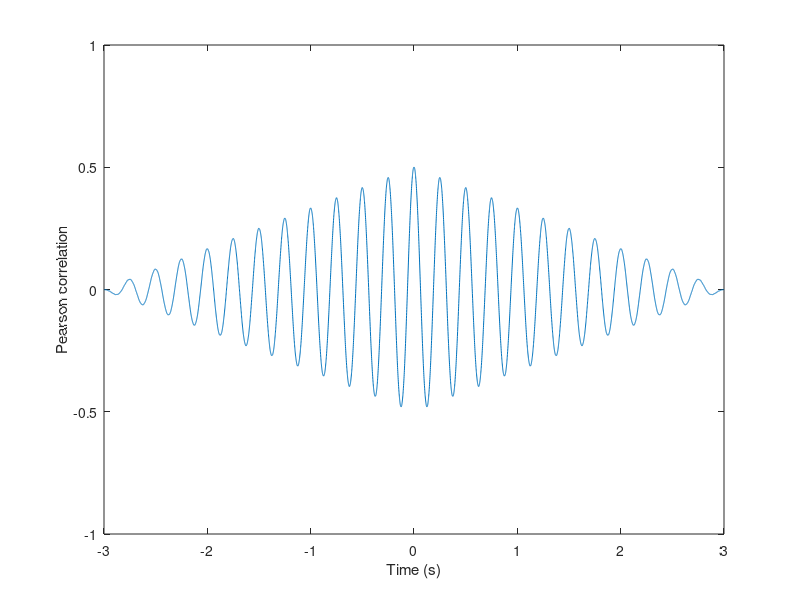

Write the MATLAB code that produced this figure. (Note: this script raises an error after producing the figure.)
%% Lesson 15 = 27/04/2021; Cross and Auto Correlation

% Cross Correlation.
% Can be done with signs of the same size or with
% signs of different size  
clear, clc, clf
X = ones(1,10);
Y = ones(1,3);

% Non-commutative function.
% invert the parameters mirrors the result 
[CCG, lags] = xcorr(X,Y);
% [CCG, lags] = xcorr(Y,X);

% The 3rd argument (optional) of the function says
% the maximum lag to be analyzed  
% [CCG, lags] = xcorr(X,Y,10);

% note that the lag is relative to the time series
% in the second argument of the xcorr() function  

plot(lags,CCG,'ko-')
xlabel('Lag (ms)')
ylabel('CCG')
ylim([0 max(CCG)])

%% Autocorrelograma:

clc, clf
dt = 1/1000;
t = dt:dt:1;

X = ones(1,35);
X = sin(2*pi*5.*t);

% test with 3rd parameter 10 and without it 
% [ACG, lags] = xcorr(X,X,10);
[ACG, lags] = xcorr(X);

% xcorr() accept only one argument 
% [ACG, lags] = xcorr(Y,10);

plot(lags,ACG,'ko-')
xlabel('Lag (ms)')
ylabel('ACG')
ylim([0 max(ACG)])

%% Applications...
% The CCG can be used for:
% 1) check synchrony (when the peak is at zero)
% 2) find causality (when the peak is not at zero)
% 3) check oscillatory relationships 

clear, clc, clf
X = randn(1,3000);
% Y = randn(1,3000);

% Shift positions of elements circularly
Y = circshift(X,124);

h1 = subplot(211);
plot(X)
xlabel('Time (ms)')

h2 = subplot(212);
plot(Y)
xlabel('Time (ms)')

linkaxes([h1 h2],'x')

% remember that the reference signal is the second
% input of the xcorr function  

[CCG, lags] = xcorr(Y,X);

plot(lags,CCG)

xlabel('Lag (ms)')
ylabel('CCG')

% ylim([-3000 3000])


%% another exemple

clear, clc, clf

Stimulus = zeros(1,1000);

Istim = randi(975,[1,20]);

Stimulus(Istim) = 1;

Y = randi(40,[1,1000]);

% Y(Istim+20) = 0*Y(Istim+20);
% Y(Istim+21) = 0*Y(Istim+21);
% Y(Istim+22) = 0*Y(Istim+22);
% Y(Istim+23) = 0*Y(Istim+23);
% Y(Istim+24) = 0*Y(Istim+24);

Y(Istim+20) = 2*Y(Istim+20);
Y(Istim+21) = 2*Y(Istim+21);
Y(Istim+22) = 2*Y(Istim+22);
Y(Istim+23) = 2*Y(Istim+23);
Y(Istim+24) = 2*Y(Istim+24);

h1 = subplot(211);
plot(Y)
xlabel('Time (ms)')

h2 = subplot(212);
plot(Stimulus)
xlabel('Time (ms)')

linkaxes([h1 h2],'x')

%%
[CCG, lags] = xcorr(Y,Stimulus,100);

clf
plot(lags,CCG)
xlabel('Lag (ms)')
ylabel('CCG')

%% Oscilatory Case

clear

RandomSpikes = randi(1000,[1,100]);
SpikeTime(RandomSpikes) = 1;
SpikeTime(20:20:1000) = 1;
subplot(2,1,1)
plot((1:1000)*1/1000,SpikeTime)

[ACG, lags] = xcorr(SpikeTime,200);
ACG(lags==0) = 0;
subplot(2,1,2)
plot(lags,ACG)

xlabel('Lag (ms)')
ylabel('ACG')

%% Oscilatori Cases from two Signals
% i.e., cross-correlation

clear

srate = 1000;
dt = 1/srate;
t = dt:dt:3;

LFP1 = 1*sin(2*pi*4*t)+0*sin(2*pi*30*t)+0*randn(size(t));
LFP2 = 0*sin(2*pi*4*t+pi)+1*sin(2*pi*77*t)+0*randn(size(t));

subplot(211)
plot(t,LFP1)
hold on
plot(t,LFP2)
hold off
% xlim([1 1.5])

subplot(212)
[CCG, lags] = xcorr(LFP2,LFP1);
plot(lags*dt,CCG)

xlabel('Time (s)')
ylabel('CCG')

% ylim([-1500 1500])

%% applications for real cases

clear

load('LFP_HG_HFO.mat')

srate = 1000;
dt = 1/srate;
t = dt*(1:length(lfpHG));


% [ACG lags] = xcorr(lfpHG,1000);
[CCG, lags] = xcorr(lfpHG,lfpHFO,1000);

subplot(211)
plot(t,lfpHG)
xlim([3 5])

subplot(212)
% plot(lags*dt,ACG)
plot(lags*dt,CCG)


%% normalizing the CCG

% if you want the CCG to express the Pearson
% correlation coefficient, just compute the CCG
% between the z-scores of the time series

clear

srate = 1000;
dt = 1/srate;
t = dt:dt:3;

LFP1 = 1*sin(2*pi*4*t)+1*sin(2*pi*30*t)+0*randn(size(t));
LFP2 = 1*sin(2*pi*4*t+0*pi)+1*sin(2*pi*77*t)+0*randn(size(t));

normLFP1 = zscore(LFP1);
normLFP2 = zscore(LFP2);

clf

% [CCG lags] = xcorr(LFP2,LFP1)

[CCG, lags] = xcorr(normLFP2,normLFP1);
CCG_pearson = CCG/(length(LFP1)-1);
plot(lags*dt,CCG_pearson)

xlabel('Time (s)')
ylabel('Pearson correlation')

% [CCG lags] = xcorr(normLFP2/sqrt(length(normLFP2)),...
%     normLFP1/sqrt(length(normLFP1)))
% 
% plot(lags*dt,CCG)
% xlabel('Time (s)')
% ylabel('Pearson correlation')

ylim([-1 1])

%%

[r, p] = corr(LFP1(66:end)',LFP2(1:end-65)');

%% Matlab built in normalization for CCG

[CCGB, lags] = xcorr(LFP2,LFP1,'coeff');

hold on

plot(lags*dt,CCGB)

hold off


%% Relationship between Power and ACG

LFP = sin(2*pi*8*t);

[ACG, lags] = xcorr(LFP);

subplot(211)
plot(lags*dt,ACG)

% the Fourier transform at frequency f is
% equivalent to power 

Power = zeros(1, 20);
for f=1:20
   Power(f) = sum(ACG.*exp(-1i*2*pi*f*(lags*dt))); 
end
    
subplot(212)
plot(1:20,real(Power),'bo-')
hold on
plot(1:20,imag(Power),'ro-')
hold off

























